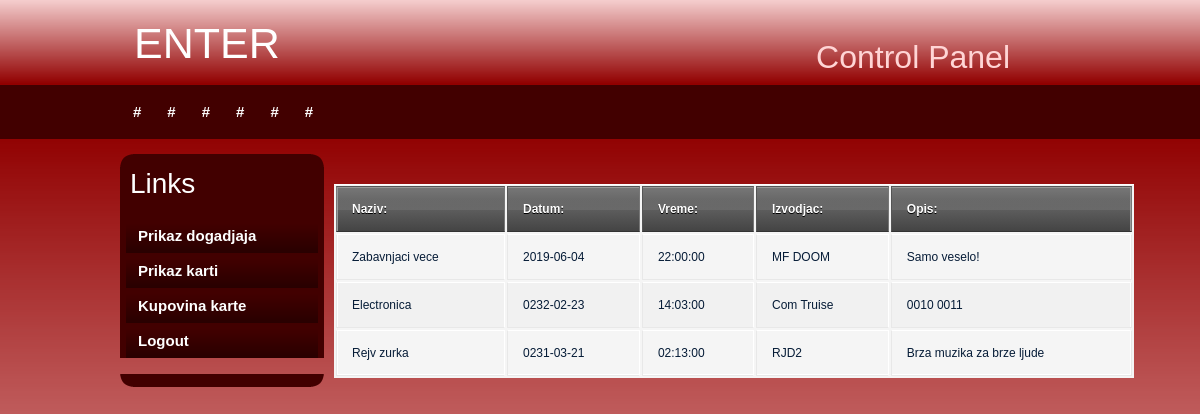
The page /enter_site/index.php/users/prikazDogadjaja on the database its author committed.
### tables this page shows
CREATE TABLE IF NOT EXISTS `dogadjaj` (
  `dogadjajID` int(14) NOT NULL AUTO_INCREMENT,
  `naziv` varchar(40) NOT NULL,
  `opis` varchar(500) DEFAULT 'Dobar provod vas ceka!',
  `terminID` int(14) NOT NULL,
  `username` varchar(20) NOT NULL,
  `potvrdjen` int(2) NOT NULL,
  PRIMARY KEY (`dogadjajID`),
  UNIQUE KEY `terminID` (`terminID`),
  KEY `username` (`username`) USING BTREE
);

CREATE TABLE IF NOT EXISTS `termin` (
  `terminID` int(14) NOT NULL AUTO_INCREMENT,
  `datum` date NOT NULL,
  `vreme` time NOT NULL,
  `rezervisan` int(2) NOT NULL,
  PRIMARY KEY (`terminID`)
);

### enter_site/application/controllers/Users.php (called while the page is built, shortened)
<?php
class Users extends CI_Controller {
public function __construct() {
        $this->load->library("session");
        $this->load->model("ModelUser");
        $this->load->model("ModelTermin");
        $this->load->model("ModelKarta");
    }
    public function prikazDogadjaja(){
        $dogadjaji1 = $this->ModelUser->dohvDogadjaje();
        $naredba1 = "dogadjaji1";
        $this->load->view("users/index.php",  array('dogadjaji1'=>$dogadjaji1,'naredba1'=>$naredba1));
    }
}

### enter_site/index.php (called while the page is built, shortened)
<?php
require_once BASEPATH.'core/CodeIgniter.php';

### enter_site/application/models/ModelUser.php (called while the page is built, shortened)
<?php
class ModelUser extends CI_Model{
    public function dohvDogadjaje() {
        $this->db->select('*');
        $this->db->from('dogadjaj');
        $this->db->where('potvrdjen',1);
        $query=$this->db->get();
        $result = $query->result();
        foreach ($result as $element) {
           $id = $element->terminID;
           $vreme = $this->ModelTermin->dohvatiTVreme($id);
           $datum = $this->ModelTermin->dohvatiTDatum($id);
           $element->vreme = $vreme;
           $element->datum = $datum;
        }
        return $result;
    }
}

### enter_site/application/models/ModelTermin.php (called while the page is built, shortened)
<?php
class ModelTermin extends CI_Model{
    public function dohvatiTDatum($id){
        $this->db->where("terminID", $id);
        $this->db->from("termin");
        $query = $this->db->get();
        return $query->row()->datum;
    }
    public function dohvatiTVreme($id){
        $this->db->where("terminID", $id);
        $this->db->from("termin");
        $query = $this->db->get();
        return $query->row()->vreme;
    }
}

### enter_site/application/views/users/index.php (the view, shortened to what this page needs)
<!DOCTYPE html PUBLIC "-//W3C//DTD XHTML 1.0 Transitional//EN" "http://www.w3.org/TR/xhtml1/DTD/xhtml1-transitional.dtd">
<link rel="stylesheet" href="https://stackpath.bootstrapcdn.com/bootstrap/4.3.1/css/bootstrap.min.css">
<link rel="stylesheet" href="<?php echo base_url();?>assets/css/style.css">
<html xmlns="http://www.w3.org/1999/xhtml">
<head>
</head>
<body>
<div id="container">
		<div id="header">
                 <a href="<?php echo base_url();?>"><h1>ENTER<span class="off"><?php echo strtoupper($this->session->userdata('username'));?></span></h1></a>
            <h2>Control Panel</h2>
        </div>
        <div id="menu">
        	<ul>
            	<li class="menuitem"><a href="#">#</a></li>
                <li class="menuitem"><a href="#">#</a></li>
                <li class="menuitem"><a href="#">#</a></li>
                <li class="menuitem"><a href="#">#</a></li>
                <li class="menuitem"><a href="#">#</a></li>
              <li class="menuitem"><a href="#">#</a></li>
            </ul>
        </div>
        <div id="leftmenu">
        <div id="leftmenu_top"></div>
				<div id="leftmenu_main">
                <h3>Links</h3>
                <ul>
                    <li><a href="<?php echo site_url("Users/prikazDogadjaja"); ?>">Prikaz dogadjaja</a></li>
                    <li><a href="<?php echo site_url("Users/prikazKarata"); ?>">Prikaz karti</a></li>
                    <li><a href="<?php echo site_url("guest/index/tickets"); ?>">Kupovina karte</a></li>
                    <li><a href="<?php echo site_url("Users/logout"); ?>">Logout</a></li>
                </ul>
</div>
              <div id="leftmenu_bottom"></div>
        </div>
		<div id="content">
        <div id="content_main">
        	<?php
                    if($naredba1 == "pocetna"){
                        echo "Hola User!";
                    }
                    elseif($naredba1 == "dogadjaji1"){
                        echo "<table> <tr><th>Naziv:</th><th>Datum:</th><th>Vreme:</th><th>Izvodjac:</th><th>Opis:</th></tr>";
                        foreach ($dogadjaji1 as $dogadjaj) {
                            echo "<tr><td>".$dogadjaj->naziv."</td><td>".$dogadjaj->datum."</td><td>".$dogadjaj->vreme."</td><td> ".$dogadjaj->username."</td><td> ".$dogadjaj->opis."</td></tr>";
                        }
                        echo "</table><br><br>";
                    }
                ?>
        </div>
      </div>
   </div>
</body>
</html>

### enter_site/assets/css/style.css (style rules this page uses)
body { margin: 0; padding: 0; text-align: left; font: 12px Arial, Helvetica, sans-serif; font-size: 13px; color: #061C37; background-color: #FACFCF; background-image:url(images/background.png); background-repeat:repeat-x; }
* { margin: 0 auto 0 auto; text-align:left; }
#container { display: block; height:auto; position: relative; width: 960px; }
#header { height:85px; width:960px; }
#header h1 { position:absolute; text-align:left; color:#FFFFFF; font-size:43px; color:#FFF; left:14px; top:18px; }
#header h2 { position:absolute; text-align:right; color:#FFD5D5; left:490px; top:38px; width:400px; }
#menu { display:block; float:left; clear:both; width:960px; height:54px; float:left; clear:both; }
#leftmenu { margin-top:15px; width:204px; float:left; }
#leftmenu_top { width:204px; height:13px; background-image:url(images/leftmenu_top.png); }
#leftmenu_bottom { width:204px; height:13px; background-image:url(images/leftmenu_bottom.png); }
#leftmenu_main { width:204px; height:auto; background-color:#420000; }
#leftmenu_main ul { list-style: none; padding: 0px; width:204px; }
#leftmenu_main h3 { list-style: none; padding: 0px; width:204px; color:#FFFFFF; padding-left:10px; padding-bottom:14px; }
#leftmenu_main ul li { list-style: none; padding: 0px; width:204px; text-align:left; }
#leftmenu_main ul li a, #leftmenu_main ul li a:visited { display:block; list-style: none; padding: 0px; width:192px; padding-left:12px; padding-top:4px; height:30px; text-align:left; background-image:url(images/leftmenu_link.png); background-repeat:repeat-x; margin-top:5px; color:#FFFFFF; text-decoration:none; font-size:15px; font-weight:bold; }
#content { display:block; float:left; width:689px; height:auto; padding-left:10px; padding-top:15px; padding-right:10px; padding-bottom:5px; }
#menu ul { list-style: none; padding: 0px; margin-left:auto; width:960px; }
#menu li { list-style: none; padding: 0px; display: inline; }
#menu a { float: left; height: 36px; display: block; text-align: center; text-decoration: none; color: #ffffff; font-weight: bold; padding-top: 18px; font-size: 15px; padding-left:13px; padding-right:13px; }
html, body { text-align: center; }
table { background: #f5f5f5; border-collapse: separate; box-shadow: inset 0 1px 0 #fff; font-size: 12px; line-height: 24px; margin: 30px auto; text-align: left; width: 800px; }
th { background: url(https://jackrugile.com/images/misc/noise-diagonal.png), linear-gradient(#777, #444); border-left: 1px solid #555; border-right: 1px solid #777; border-top: 1px solid #555; border-bottom: 1px solid #333; box-shadow: inset 0 1px 0 #999; color: #fff; font-weight: bold; padding: 10px 15px; position: relative; text-shadow: 0 1px 0 #000; }
th:after { background: linear-gradient(rgba(255,255,255,0), rgba(255,255,255,.08)); content: ''; display: block; height: 25%; left: 0; margin: 1px 0 0 0; position: absolute; top: 25%; width: 100%; }
th:first-child { border-left: 1px solid #777; box-shadow: inset 1px 1px 0 #999; }
th:last-child { box-shadow: inset -1px 1px 0 #999; }
td { border-right: 1px solid #fff; border-left: 1px solid #e8e8e8; border-top: 1px solid #fff; border-bottom: 1px solid #e8e8e8; padding: 10px 15px; position: relative; transition: all 300ms; }
td:first-child { box-shadow: inset 1px 0 0 #fff; }
td:last-child { border-right: 1px solid #e8e8e8; box-shadow: inset -1px 0 0 #fff; }
tr { background: url(https://jackrugile.com/images/misc/noise-diagonal.png); }
tr:nth-child(odd) td { background: #f1f1f1 url(https://jackrugile.com/images/misc/noise-diagonal.png); }
tr:last-of-type td { box-shadow: inset 0 -1px 0 #fff; }
tr:last-of-type td:first-child { box-shadow: inset 1px -1px 0 #fff; }
tr:last-of-type td:last-child { box-shadow: inset -1px -1px 0 #fff; }

### rows shown on the page
dogadjaj: naziv "Zabavnjaci vece", terminID.datum "2019-06-04", terminID.vreme "22:00:00", username "MF DOOM", opis "Samo veselo!"
dogadjaj: naziv "Electronica", terminID.datum "0232-02-23", terminID.vreme "14:03:00", username "Com Truise", opis "0010 0011"
dogadjaj: naziv "Rejv zurka", terminID.datum "0231-03-21", terminID.vreme "02:13:00", username "RJD2", opis "Brza muzika za brze ljude"
